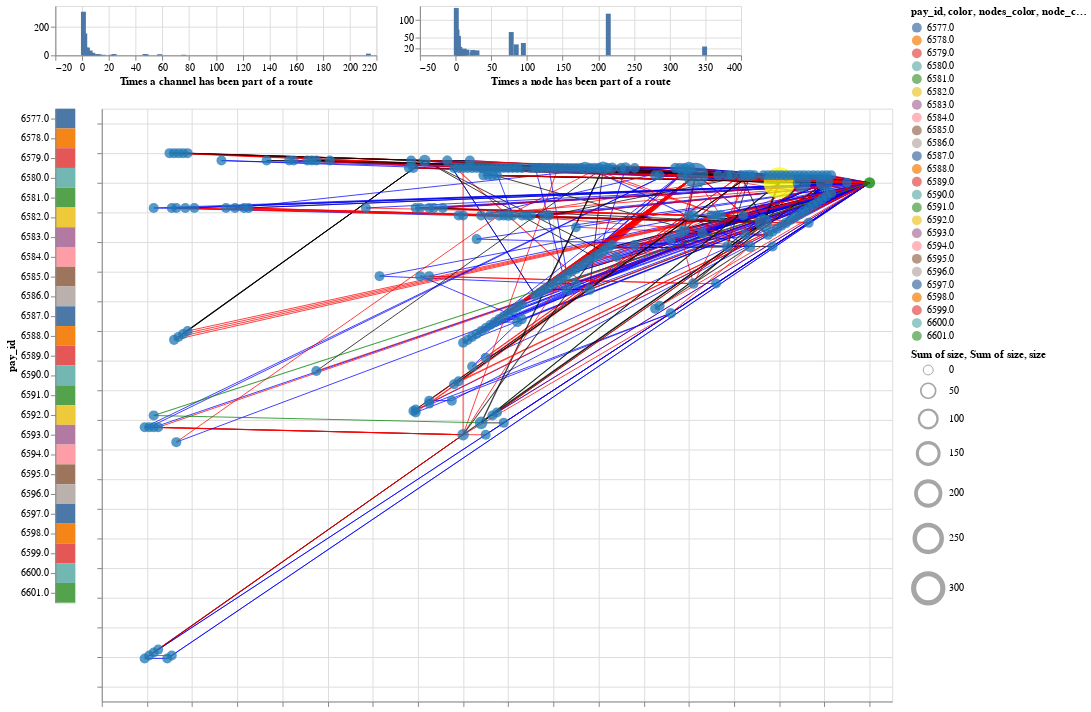

Notebook cell for this chart:
### Code cell
filter_by_attempts & (make_selector | chart)

### Figure 1 — Vega-Lite specification as saved in the notebook (floating-point values rounded to 4 significant figures; data arrays with more than 128 entries replaced by an {"elided": "..."} marker saying what was removed)
{"config": {"view": {"continuousWidth": 400, "continuousHeight": 300}}, "vconcat": [{"hconcat": [{"mark": "bar", "encoding": {"x": {"field": "sum_size", "title": "Times a channel has been part of a route", "type": "quantitative"}, "y": {"aggregate": "count", "title": null, "type": "quantitative"}}, "height": 50, "selection": {"selector001": {"type": "interval", "encodings": ["x"]}}, "transform": [{"joinaggregate": [{"op": "sum", "field": "size", "as": "sum_size"}], "groupby": ["peers"]}], "width": 325}, {"mark": "bar", "encoding": {"x": {"field": "sum_size", "title": "Times a node has been part of a route", "type": "quantitative"}, "y": {"aggregate": "count", "axis": {"values": [20, 50, 100, 600]}, "title": null, "type": "quantitative"}}, "height": 50, "selection": {"selector002": {"type": "interval", "encodings": ["x"]}}, "transform": [{"joinaggregate": [{"op": "sum", "field": "size", "as": "sum_size"}], "groupby": ["source"]}], "width": 325}], "data": {"name": "data-0fc275ad8e74eb4ae3bd7adffea528de"}}, {"hconcat": [{"data": {"name": "data-a4ef718e92cab0f1a2523c5fe3d45b42"}, "mark": "rect", "encoding": {"color": {"condition": {"field": "pay_id", "type": "nominal", "selection": "selector003"}, "value": "lightgray"}, "y": {"field": "pay_id", "type": "nominal"}}, "selection": {"selector003": {"type": "multi", "fields": ["pay_id"]}}}, {"layer": [{"mark": "line", "encoding": {"color": {"field": "color", "scale": null, "type": "nominal"}, "opacity": {"condition": {"value": 0.75, "selection": "selector001"}, "value": 0.05}, "strokeWidth": {"aggregate": "sum", "field": "size", "type": "quantitative"}, "tooltip": [{"aggregate": "sum", "field": "times_in_a_route", "title": "times in a route", "type": "quantitative"}, {"aggregate": "sum", "field": "failures", "title": "failures", "type": "quantitative"}, {"field": "peers", "title": "Channel", "type": "nominal"}, {"aggregate": "mean", "field": "avg_fee", "title": "Avg fee msat", "type": "quantitative"}], "x": {"field": "x1", "type": "quantitative"}, "x2": {"field": "x2"}, "y": {"field": "y1", "type": "quantitative"}, "y2": {"field": "y2"}}, "selection": {"selector088": {"type": "interval", "bind": "scales", "encodings": ["x", "y"]}}, "transform": [{"joinaggregate": [{"op": "mean", "field": "avg_fee", "as": "mean_fee"}], "groupby": ["peers"]}, {"filter": {"selection": "selector003"}}]}, {"mark": "circle", "encoding": {"color": {"field": "nodes_color", "scale": null, "type": "nominal"}, "opacity": {"condition": {"value": 0.75, "selection": "selector002"}, "value": 0.05}, "size": {"aggregate": "sum", "field": "size", "scale": {"range": [100, 1000]}, "type": "quantitative"}, "tooltip": [{"field": "source", "title": "node alias", "type": "nominal"}, {"aggregate": "sum", "field": "times_in_a_route", "title": "times in a route", "type": "quantitative"}], "x": {"aggregate": "mean", "field": "x1", "type": "quantitative"}, "y": {"aggregate": "mean", "field": "y1", "type": "quantitative"}}, "transform": [{"joinaggregate": [], "groupby": ["source"]}, {"filter": {"selection": "selector003"}}]}, {"data": {"name": "data-f43def8f5f054a826328ee3c3e8f8147"}, "mark": "circle", "encoding": {"color": {"field": "node_color", "scale": null, "type": "nominal"}, "opacity": {"value": 0.75}, "size": {"field": "size", "scale": {"range": [100, 1000]}, "type": "quantitative"}, "tooltip": [{"field": "destination", "title": "node alias", "type": "nominal"}], "x": {"field": "x", "type": "quantitative"}, "y": {"field": "y", "type": "quantitative"}}}], "data": {"name": "data-0fc275ad8e74eb4ae3bd7adffea528de"}, "encoding": {"x": {"axis": {"labels": false, "title": null}}, "y": {"axis": {"labels": false, "title": null}}}, "height": 600, "width": 800}]}], "$schema": "https://vega.github.io/schema/vega-lite/v4.17.0.json", "datasets": {"data-0fc275ad8e74eb4ae3bd7adffea528de": {"elided": "749 records"}, "data-a4ef718e92cab0f1a2523c5fe3d45b42": [{"pay_id": "6577.0"}, {"pay_id": "6578.0"}, {"pay_id": "6579.0"}, {"pay_id": "6580.0"}, {"pay_id": "6581.0"}, {"pay_id": "6582.0"}, {"pay_id": "6583.0"}, {"pay_id": "6584.0"}, {"pay_id": "6585.0"}, {"pay_id": "6586.0"}, {"pay_id": "6587.0"}, {"pay_id": "6588.0"}, {"pay_id": "6589.0"}, {"pay_id": "6590.0"}, {"pay_id": "6591.0"}, {"pay_id": "6592.0"}, {"pay_id": "6593.0"}, {"pay_id": "6594.0"}, {"pay_id": "6595.0"}, {"pay_id": "6596.0"}, {"pay_id": "6597.0"}, {"pay_id": "6598.0"}, {"pay_id": "6599.0"}, {"pay_id": "6600.0"}, {"pay_id": "6601.0"}], "data-f43def8f5f054a826328ee3c3e8f8147": [{"destination": "WalletOfSatoshi.com", "size": 10, "node_color": "green", "x": 400, "y": 0}]}}
